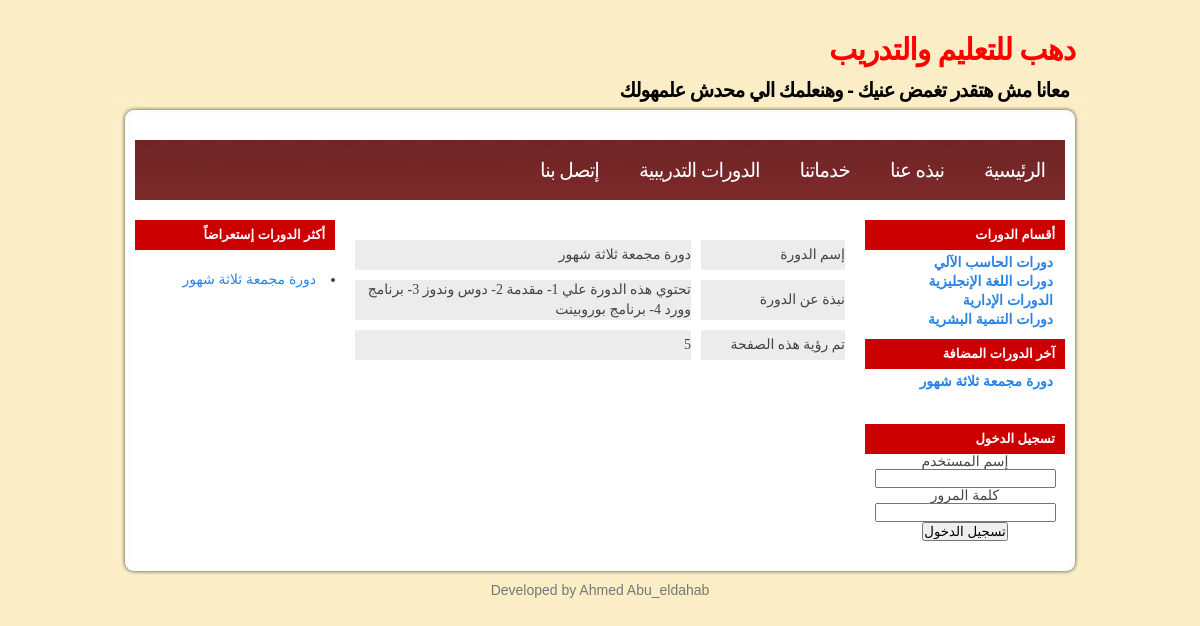
The page /course_detials.php?course_id=71 on the database its author committed.
### tables this page shows
CREATE TABLE IF NOT EXISTS `courses_cat` (
  `c_cat_id` int(10) NOT NULL AUTO_INCREMENT,
  `c_cat_name` varchar(255) NOT NULL DEFAULT '',
  `c_cat_active` enum('0','1') NOT NULL DEFAULT '1',
  `c_cat_des` text,
  PRIMARY KEY (`c_cat_id`)
);

CREATE TABLE IF NOT EXISTS `courses` (
  `c_id` int(10) NOT NULL AUTO_INCREMENT,
  `c_code` varchar(50) DEFAULT NULL,
  `c_cat_id` int(10) NOT NULL DEFAULT '0',
  `c_name` varchar(255) NOT NULL DEFAULT '',
  `c_about` text,
  `c_require` text,
  `c_time` varchar(255) DEFAULT NULL,
  `c_have` text,
  `c_targets` text,
  `c_place` varchar(255) DEFAULT NULL,
  `c_content` text,
  `course` text,
  `c_rems` text,
  `c_active` enum('1','0') DEFAULT '1',
  `c_view_num` int(11) NOT NULL,
  PRIMARY KEY (`c_id`)
);

### course_detials.php (the view, shortened to what this page needs)
<?php
include_once("header.php");?>
<br />
<?php
if (isset($_GET['course_id']))
	{
$course_id=(int)$_GET['course_id'];
		$q= "select * from courses where  c_id={$course_id} ";
		$result=$db->query($q) or die($db->error);
		if($result->num_rows ==1)
				{
					$row=$result->fetch_object();
				?>
<div align="right">
	<table border="0" width="100%" dir="rtl" cellspacing="10" cellpadding="0" id="catstbl">
		<tr>
			<td width="30%" height="30" id="cellcatstbl">إسم الدورة</td>
			<td  id="cellcatstbl"><?php echo $row ->c_name;?></td>
		</tr>
		<tr>
			<td width="30%" height="30" id="cellcatstbl">نبذة عن الدورة</td>
			<td  id="cellcatstbl"><?php echo  $row ->c_about;?></td>
		</tr>
		<tr>
			<td width="30%" height="30" id="cellcatstbl">تم رؤية هذه الصفحة</td>
			<td  id="cellcatstbl"><?php echo  $row ->c_view_num;?></td>
		</tr>
	</table>
</div>
				<?php
				}
	}else
	{
	echo "<br /> عفوا قم بتحديد كورس لإستعراضه ";
	}
?>
<?php include_once("footer.php");?>

### header.php (shortened to what this page needs)
<?php
include_once ("includes/config.php");
?>
<!DOCTYPE html PUBLIC "-//W3C//DTD XHTML 1.0 Strict//EN" "http://www.w3.org/TR/xhtml1/DTD/xhtml1-strict.dtd">
<html xmlns="http://www.w3.org/1999/xhtml" dir="rtl">
<head>
<link rel="stylesheet" type="text/css" href="style.css" media="screen" />
<link rel="stylesheet" href="css/lightbox.css" type="text/css" media="screen" />
</head>
<body>
<div id="wrap">
<div id="header">
<h1><a href="#">دهب للتعليم والتدريب</a></h1>
<h2>معانا مش هتقدر تغمض عنيك - وهنعلمك الي محدش علمهولك</h2>
</div>
<div id="top"> </div>
<div id="contentt">
<div id="headermenu">
<div class="headerm">
<ul>
<li><a href="index.php">الرئيسية</a></li>
<li><a href="#">نبذه عنا</a></li>
<li><a href="#">خدماتنا</a></li>
<li><a href="courses_cats.php">الدورات التدريبية</a></li>
<li><a href="#">إتصل بنا</a></li>
</ul>
</div>
</div>
<div class="left">
<h2>أقسام الدورات</h2>
<ul>
<?php
$q= "select * from courses_cat where c_cat_active='1'";
	$result=$db->query($q) or die($db->error);
	if($result)
				{
					while($r=$result->fetch_object())
						{
						echo "<li><a href='view_courses.php?cat_id={$r->c_cat_id}' class='selected' title='{$r->c_cat_des}'>{$r->c_cat_name}</a></li>";
						}
				}
	?>
</ul>
<h2>آخر الدورات المضافة </h2>
<ul>
<?php
$q= "select * from courses where c_active='1' order by c_id desc LIMIT 3";
	$result=$db->query($q) or die($db->error);
	if($result)
				{
					while($r=$result->fetch_object())
						{
						echo "<li><a href='course_detials.php?course_id={$r->c_id}' class='selected'>{$r->c_name}</a></li>";
						}
				}
	?>
</ul>
<br />
<?php
if (isset($_SESSION['log']))
{
echo "<h2>لوحة التحكم</h2>";
echo "مرحباً بك يا"."<br />";
echo $_SESSION['name'];
echo "<br />";
echo "<form method='POST' action='logout.php'>";
echo "<input type='submit' name='submit' value='تسجيل الخروج'>";
echo "</form>";
		}else{
?>
<h2>تسجيل الدخول</h2>
<div align="center" dir="rtl">
<form action="login.php" method="POST">
<label for="username"> إسم المستخدم </label>
<input type="text" name="username" id="username" >
<br />
<label for="password"> كلمة المرور </label>
<input type="password" name="password" id="password" >
<br />
<input type="submit" name="submit" value="تسجيل الدخول">
</form>
</div>
		<?php
		}
		?>
</div>
<div class="middle">

### footer.php (shortened to what this page needs)
</div>
<div class="right">
<h2>أكثر الدورات إستعراضاً</h2>
 <?php
$q= "select * from courses where c_active='1' order by c_view_num desc limit 1";
	$result=$db->query($q) or die($db->error);
	if($result)
				{
					while($r=$result->fetch_object())
						{
						echo "<li><a href='view_courses.php?c_id={$r->c_id}' class='selected'>{$r->c_name}</a></li>";
						}
				}
	?>
</div>
</div>
<div id="bottom"> </div>
<div id="footer">
Developed by <a href="http://www.ahmeddahab.com/">Ahmed Abu_eldahab</a></div>
</div>
</body>
</html>

### style.css (style rules this page uses)
* { padding: 0; margin: 0; }
body { margin:0; padding: 0; background: #fbeec7; color: #444; font: 14px Tahoma,Arial, Tahoma, sans-serif; line-height: 19px; text-justify:auto; }
a { color: #2A84E5; text-decoration: none; }
#top { background: #fbeec7 url(images/top.jpg) no-repeat; padding: 10px 0; }
#contentt { background: #fbeec7 url(images/content.jpg) repeat-y; padding: 20px; }
#bottom { background: #fbeec7 url(images/bottom.jpg) no-repeat; padding: 10px 0; }
#wrap { width: 970px; margin: 0 auto; }
#header { height: 100px; line-height: 40px; }
#header h1 { font-size: 30px; letter-spacing: -1px; padding: 30px 10px 0 0; color: #000; }
#header h1 a { color: #ff0000; text-decoration: none; }
#header h2 { letter-spacing: -1px; padding: 0 16px 0 0; font-size: 20px; color: #000; }
#headermenu { height: 60px; background: #782828 url(images/menubg.jpg) repeat-x; line-height: 60px; }
.headerm { padding: 0; text-transform: uppercase; font-weight: 100; }
.headerm li { float:right; list-style-type:none; }
.headerm li a { display:block; padding:0 20px; text-decoration:none; color: #fff; letter-spacing:1px; letter-spacing: -1px; font-size: 20px; }
.left { margin-top: 10px; float: right; width: 200px; line-height: 15px; }
.left h2 { margin-top: 10px; font: bold 13px Tahoma, 'Trebuchet MS', Sans-serif; line-height: 30px; background: #CC0001 url(images/contenth2.jpg) repeat-x; height: 30px; color: #fff; padding-right: 10px; }
.left ul { color: #aaa; text-align: right; margin: 3px 0 8px 0; padding-right: 10px; text-decoration: none; list-style-type:none; }
.left ul li { padding: 2px 0px 2px 0; margin: 0 2px; }
.left ul a { font-weight: 600; color: #2A84E5; }
.middle { margin-top: 10px; float: right; width: 510px; margin-right: 10px; line-height: 20px; }
.right { margin-top: 10px; float: left; width: 200px; }
.right h2 { margin: 10px 0 20px 0; font: bold 13px Tahoma, 'Trebuchet MS', Sans-serif; line-height: 30px; background: #CC0001 url(images/contenth2.jpg) repeat-x; height: 30px; color: #fff; padding-right: 10px; }
#footer { color: #777; text-align: center; padding-bottom: 10px; }
#footer a { color: #777; text-decoration: none; }
#catstbl { background-color: #FfffFF; text-align: center; font: bold; font-family: Tahoma; font-size: 14px; border:0; }
#cellcatstbl { font: bold; font-family: Tahoma; font-size: 14px; background-color: #ECECEC; text-align: right; }

### rows shown on the page
courses_cat: c_cat_name "دورات الحاسب الآلي"
courses_cat: c_cat_name "دورات اللغة الإنجليزية"
courses_cat: c_cat_name "الدورات الإدارية"
courses_cat: c_cat_name "دورات التنمية البشرية"
courses: c_name "دورة مجمعة ثلاثة شهور", c_about "تحتوي هذه الدورة علي 1- مقدمة 2- دوس وندوز 3- برنامج وورد 4- برنامج بوروبينت", c_view_num "5"
